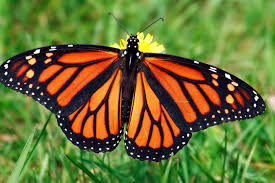
#> input picture Machine_Learning/Unsupervised/Clustering/data/monarch.jpeg, 275 x 183 px
$ jupyter execute kmeans_segmentation.ipynb
#> lines starting #> are read from the running program, lines starting #| are printed output that depends on the picture; long printed decimals are rounded
### Image segmentation using Kmeans algorithm

[cell 1]
import numpy as np
import matplotlib.pyplot as plt
import cv2

[cell 2]
#Read and import the image
image = cv2.imread('./data/monarch.jpeg')
#> image is the input picture: shape (183, 275, 3); mean B, G, R 50.9, 112.5, 105.6
image = cv2.cvtColor(image, cv2.COLOR_BGR2RGB)
plt.imshow(image)

[cell 3]
pixel_vals = image.reshape((-1,3))
pixel_vals = np.float32(pixel_vals)
print(pixel_vals)
#> (printed output is left out)

[cell 4]
#Set criteria for training
criteria = (cv2.TERM_CRITERIA_EPS + cv2.TERM_CRITERIA_MAX_ITER, 100, 0.90)
#The kmeans algorithm
k = 3
retval, labels, centers = cv2.kmeans(pixel_vals, k, None, criteria, 10, cv2.KMEANS_RANDOM_CENTERS)
#> retval = 142191215.7; centers = [[234.3, 119, 42.03], [37.13, 42.48, 29.29], [107.5, 152.5, 66.54]]

[cell 5]
print(centers)
#| [[234.2974   119.016   42.027]
#|  [ 37.131  42.481  29.288 ]
#|  [107.546  152.506   66.537 ]]
print(labels.shape)
#| (50325, 1)

[cell 6]
#Label each pixel
centers = np.uint8(centers)
#> centers = [[234, 119, 42], [37, 42, 29], [107, 152, 66]]
segmented_data = centers[labels.flatten()]

[cell 7]
segmented_image = segmented_data.reshape((image.shape))
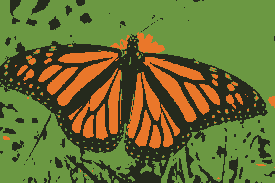
#> segmented_image: shape (183, 275, 3); mean R, G, B 105.2, 112.1, 50.5
plt.imshow(segmented_image)
